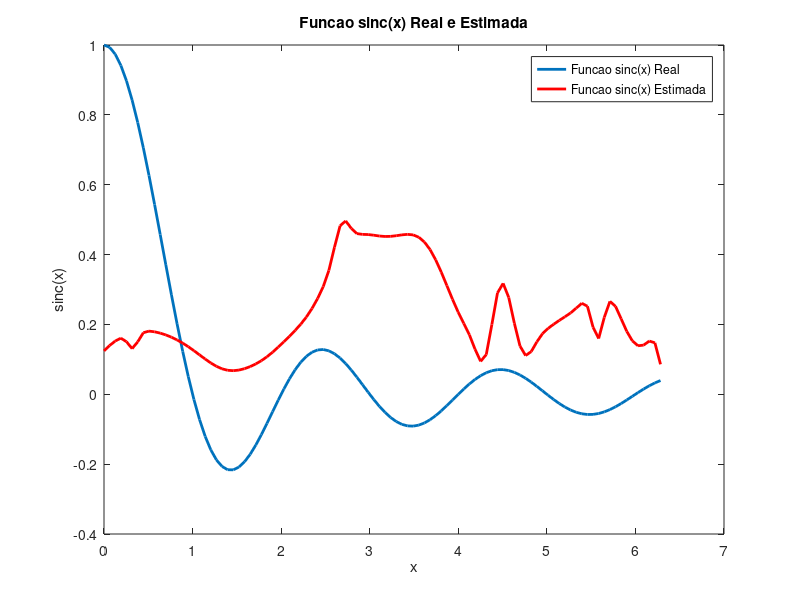
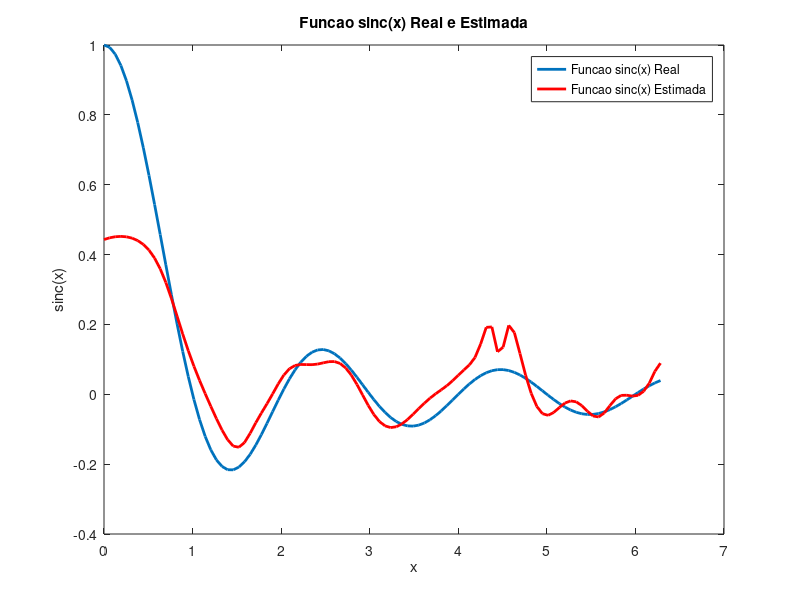
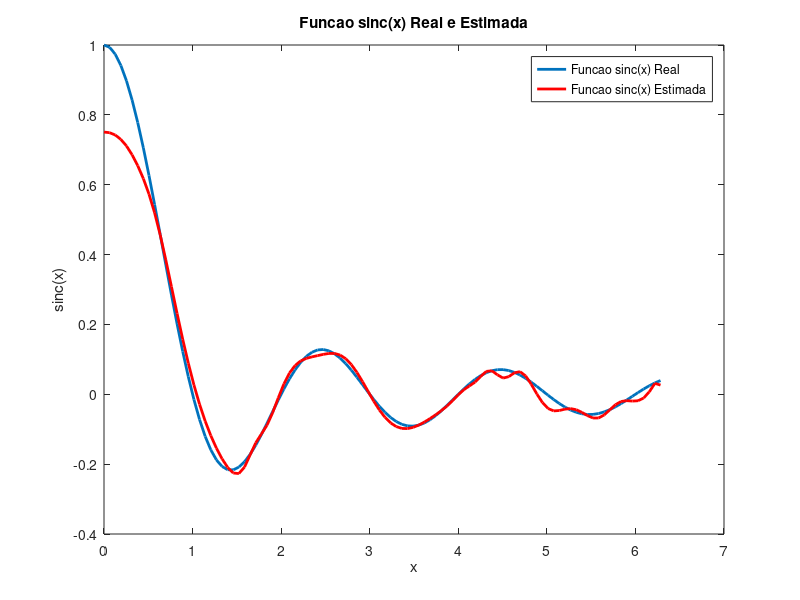
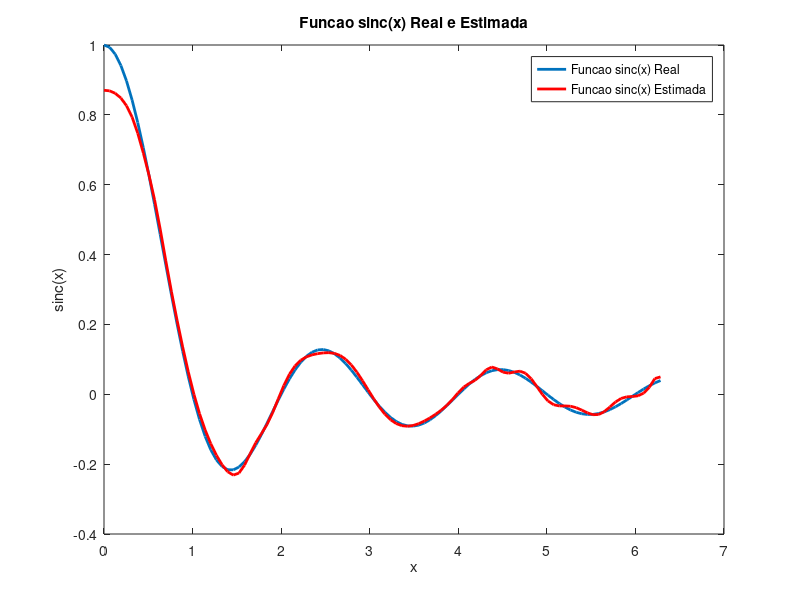

Recreate these plots in MATLAB, in order. (Note: a time limit stopped this script after it produced the figures.)
% Luiz Henrique Silva Lelis 2014034847

function lelisStochGradientDes()

    clear
    close all
    clc
    
    % n = numero de pontos de entrada - matriz x (itera sobre i)
    % m = numero de regras (itera sobre k)
    % d = numero de dimensoes - observacoes (itera sobre l)
    
    alpha = 0.1;                % Grau de aprendizado
    currentIteration = 1;       % Numero de iterações
    m = 100;                    % Numero de regras
    J(currentIteration) = 20;   % Custo inicial
    
    % Funcao sinc real (Usa 100 pontos de 0 a 2pi)
    x = linspace(0,2*pi,100)';
    [n,d] = size(x);
    yReal = sinc(x);
    
    % Pega os limites da matriz x
    minX = min(x);
    maxX = max(x);
    
    % Estimativa inicial para os parametros
    sig = rand(d,m);                 % Valores aleatorios entre 0 e 1
    c = (maxX-minX).*rand(d,m)+minX; % Valores aleatorios no intervalo dos pontos de entrada
    p = 2.*rand(d,m)-1;              % Valores aleatorios entre -1 e 1
    q = 2.*rand(1,m)-1;              % Valores aleatorios entre -1 e 1
    
    % Inicializa as matrizes das derivadas parciais e as demais
    dJdC = zeros(d,m);
    dJdSig = zeros(d,m);
    dJdP = zeros(d,m);
    dJdQ = zeros(d,m);
    mi = zeros(d,m);
    initialMi = zeros(d,m);
    mi1 = zeros(n,m);
    y11 = zeros(n,m);
    yHat = zeros(n,1);
    
    while J(currentIteration)>=1e-3
    
        % Itera sobre todos os pontos de entrada (calculo por amostra)
        for i=1:n

            % Funcoes de pertinencia calculadas para cada regra
            mi = pertinenceFunc(x, sig, c, i, m, d);
            
            % Armazena as fps iniciais para printar futuramente
            if (i == 1)
                initialMi = mi;
            end

            % Calcula o consequente da amostra atual
            y = p.*x(i) + q;

            % Calcula a saida do modelo (estimado) - w = mi -> uma dimensao
            yEst = sum(mi.*y)/(sum(mi));

            % Derivadas parciais calculadas para cada regra
            for k=1:m
                dJdC(k)   = partialJpartialC(yReal, yEst, x, y, sig, c, mi, i, k);
                dJdSig(k) = partialJpartialSig(yReal, yEst, x, y, c, sig, mi, i, k);
                dJdP(k)   = partialJpartialP(yReal, yEst, x, mi, i, k);
                dJdQ(k)   = partialJpartialQ(yReal, yEst, mi, i, k);
            end

            % Gradiente descendente - atualiza parametros
            c   = updateParameter(c, alpha, dJdC);
            sig = updateParameter(sig, alpha, dJdSig);
            p   = updateParameter(p, alpha, dJdP);
            q   = updateParameter(q, alpha, dJdQ);
        end

        % Calcula a fp e o consequente com os parametros atualizados
        for k=1:m
            mi1(:,k) = gaussmf(x, [sig(k) c(k)]);
            y11(:,k) = p(k)*x + q(k);
        end

        % Calcula a saida estimada com os parametros atualizados
        yHat = sum(mi1.*y11,2)./(sum(mi1,2));
        
        currentIteration = currentIteration + 1;

        J(currentIteration) = sum((yReal-yHat).^2);
        
        plotGraphs(x, yReal, yHat, y11, currentIteration);
        
    end
    
    plotCostGraph(J, currentIteration);
    
    plotPfGraph(x, initialMi, mi);
    
    RMSE = sqrt((1/length(x))*sum((sinc(x)-yHat).^2))

end

function mi = pertinenceFunc(x, sig, c, i, m, d)

    % Calcula a funcao de pertinencia
    mi = zeros(d,m);
    for k=1:m
        mi(k) = gaussmf(x(i), [sig(k) c(k)]);
    end
    
end

function dJdC = partialJpartialC(yReal, yEst, x, y, sig, c, mi, i, k)
    
    % Derivada parcial da função de custo em relacao ao paramentro c
    dJdC = -2*(yReal(i) - yEst)*(y(k)-yEst)/(sum(mi))*(mi(k))*(x(i)-c(k))/(sig(k)^2);

end

function dJdSig = partialJpartialSig(yReal, yEst, x, y, c, sig, mi, i, k)
    
    % Derivada parcial da função de custo em relacao ao paramentro sigma
    dJdSig = -2*(yReal(i)-yEst)*(y(k)-yEst)/(sum(mi))*(mi(k))*(x(i)-c(k))^2/(sig(k)^3);
    
end

function dJdP = partialJpartialP(yReal, yEst, x, mi, i, k)
    
    % Derivada parcial da função de custo em relacao ao paramentro p
    dJdP = -2*(yReal(i)-yEst)*(mi(k))/(sum(mi))*(x(i));
    
end

function dJdQ = partialJpartialQ(yReal, yEst, mi, i, k)
    
    % Derivada parcial da função de custo em relacao ao paramentro p
    dJdQ = -2*(yReal(i)-yEst)*(mi(k))/(sum(mi));
    
end

function newParam = updateParameter(param, alpha, partialDiff)

    % Estima os parametros do modelo utilizando as regras de 
    % atualizacao(gradiente descendente estocastico)
    
    newParam = param - alpha*partialDiff;
    
end

function plotGraphs(x, yReal, yHat, y11, currentIteration)
    
    % Plota os graficos
    figure(1)
    plot(x,yReal,'Linewidth',2);
    hold on;
    plot(x,yHat,'r','Linewidth',2);

    xlabel('x');
    ylabel('sinc(x)');
    legend('Funcao sinc(x) Real','Funcao sinc(x) Estimada');
    title('Funcao sinc(x) Real e Estimada');

    drawnow;
    hold off;
    
    % Salva os graficos de 5 em 5 iteracoes no formato eps
    if ((rem(currentIteration,5)==0)||(currentIteration==2))
        filename = strcat('resultados/iteracao',num2str(currentIteration));
        print(filename, '-depsc2');
        disp(['Iteracao -> ' num2str(currentIteration)]);
    end
    
    % Printa as retas
    %figure(4)
    %plot(x,y11);
    %xlabel('x');
    %ylabel('y_k');
    %title('Grafico das Retas y_k');
    
end

function plotCostGraph(J, currentIteration)
    
    % Grafico do custo J em funcao da epoca de treinamento
    figure(2)
    for idx=1:currentIteration
        plot(idx,J(idx),'or');
        hold on
    end
    
    axis([1 45 0 20])
    xlabel('Epocas');
    ylabel('Custo J');
    legend('Custo J');
    title('Grafico do custo J em função da epoca de treinamento');
    hold off
    
    % Salva o grafico no formato eps
    print('resultados/custo', '-depsc2');
    
end

function plotPfGraph(x, initialMi, mi)

    % Funcoes de pertinência iniciais (aleatorios) e apos a convergencia
    figure(3)
    plot(x,initialMi,'Linewidth',2);
    hold on;
    plot(x,mi,'r','Linewidth',2);

    xlabel('x');
    ylabel('gauss(x)');
    legend('FPs iniciais','FPs apos convergencia');
    title('Funcoes de pertinencia antes e depois da convergencia');

    drawnow;
    hold off;
    
    % Salva o grafico no formato eps
    print('resultados/FPs', '-depsc2');
    
end
